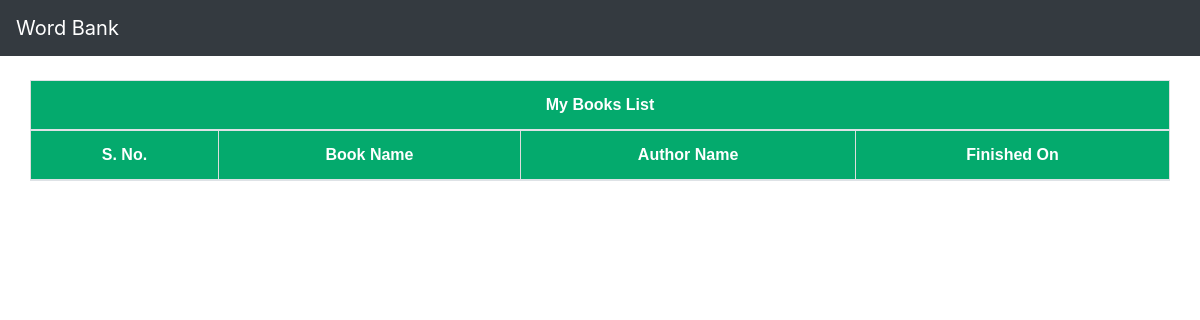
Before: /words/book/ with the older database file.
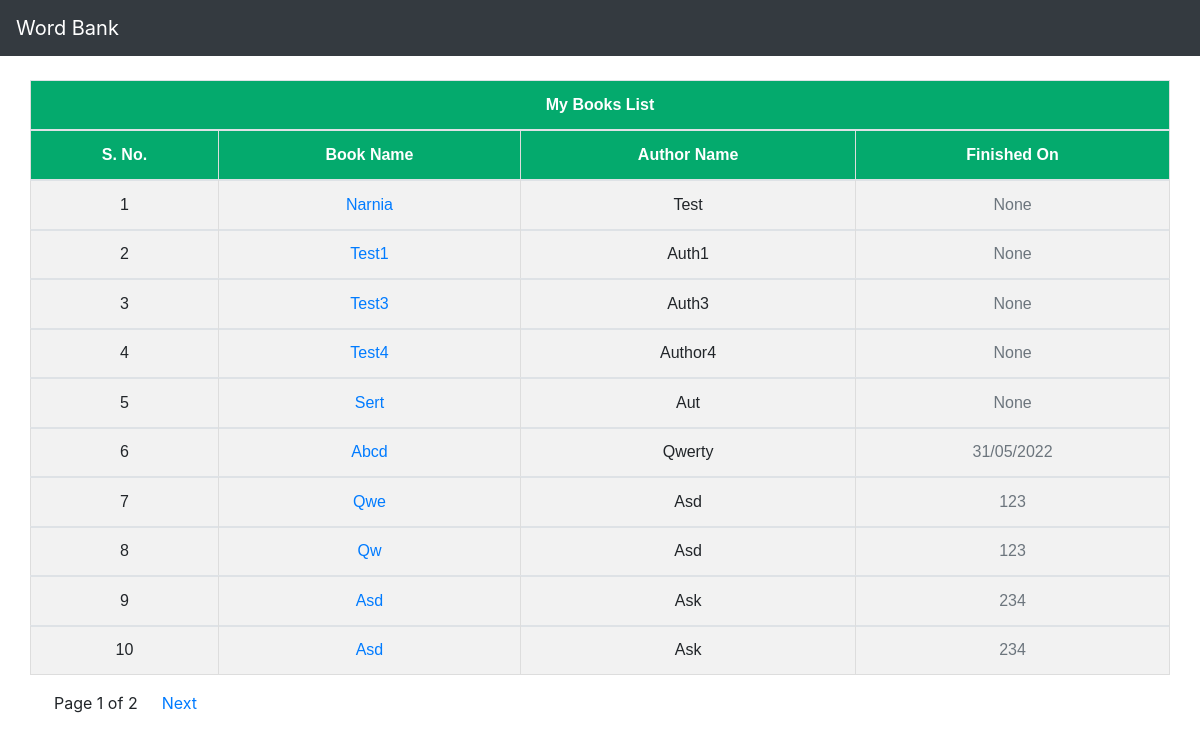
After: the same page with the newer database file.
### words/models.py (models this page shows, shortened)
class Book(models.Model):
    book_name = models.CharField('Book Name', max_length = 140)
    book_author = models.CharField('Author Name', max_length = 140)
    date_finished = models.CharField('Finished Reading Date', null = True, max_length = 100)
    date_created = models.DateTimeField(default = timezone.now, null = True)

### words/views.py (the view)
# urls.py: path('book/', MultipleModelsListView.as_view(), name = 'book_all'),
class MultipleModelsListView(ListView):
    model = Book # Class names should use capitalized CamelCase
    template_name = 'book_all.html'
    paginate_by = 10
    def get_context_data(self, **kwargs):
        kwargs = super(MultipleModelsListView, self).get_context_data(**kwargs)
        p = Paginator(Book.objects.select_related().all(), self.paginate_by) #to paginate custom get_context_data
        kwargs['book_objects'] = p.page(kwargs['page_obj'].number)
        return kwargs

### templates/book_all.html (shortened to what this page needs)
{% extends 'base.html' %}
{% block content %}
<div class="row">
    <table class="table">
        <thead>
        <tr>
            <th rowspan="1" colspan="4">My Books List</th>
        </tr>
        <tr>
            <th rowspan="2" colspan="1">S. No.</th>
            <th rowspan="2" colspan="1">Book Name</th>
            <th rowspan="2" colspan="1">Author Name</th>
            <th rowspan="2" colspan="1">Finished On</th>
        </tr>
        </thead>
        {% for book in book_objects %}
        <tbody>
        <tr>
            <td class="block" style="width:auto">{{ forloop.counter }}</td>
            <td><a href="{% url 'book_detail' book.pk %}">{{ book.book_name.title }}</a></td>
            <td><a>{{ book.book_author.title }}</a></td>
            <td><span class="text-muted">{{ book.date_finished }}</span></td>
        </tr>
    </tbody>
    <br />
    {% endfor %}
    </table>
    {% block pagination %}
    {% if is_paginated %}
        <nav aria-label="Page navigation conatiner">
        <ul class='pagination justify-content-center'>
            <li class="page-item">
                <span class='mx-4'>
                Page {{ page_obj.number }} of {{ page_obj.paginator.num_pages }}
            </span>
            </li>
            {% if page_obj.has_next %}
                <li class="page-item">
                    <a href='{% url "book_all" %}?page={{ page_obj.next_page_number }}' > Next</a>
                </li>
            {% endif %}
        </ul>
        </nav>
    {% endif %}
    {% endblock %}
</div>
{% endblock content %}

### templates/base.html (shortened to what this page needs)
<!doctype html>
<html lang="en">
    <head>
        <link rel="stylesheet" href="https://stackpath.bootstrapcdn.com/bootstrap/4.1.3/css/bootstrap.min.css"
>
    </head>
    <body>
        <nav class="navbar navbar-expand-md navbar-dark bg-dark mb-4">
            <a class="navbar-brand" href="{% url 'home' %}">Word Bank</a>
        </nav>
        <div class="container">
            {% block content %}
            {% endblock content %}
        </div>
    </body>
</html>

### templates/book_all.html (style rules this page uses)
table { font-family: arial, sans-serif; border-collapse: collapse; width: 100%; }
th { background-color: #04AA6D; color: white; }
td, th { border: 1px solid #dddddd; text-align: center; padding: 8px; }
tr:nth-child(even) { background-color: #f2f2f2; }

Changed rows visible on the page:
added Book: book_name "Narnia", book_author "Test", date_finished "None"
added Book: book_name "Test1", book_author "Auth1", date_finished "None"
added Book: book_name "Test3", book_author "Auth3", date_finished "None"
added Book: book_name "Test4", book_author "Author4", date_finished "None"
added Book: book_name "Sert", book_author "Aut", date_finished "None"
added Book: book_name "Abcd", book_author "Qwerty", date_finished "31/05/2022"
added Book: book_name "Qwe", book_author "Asd", date_finished "123"
added Book: book_name "Qw", book_author "Asd", date_finished "123"
added Book: book_name "Asd", book_author "Ask", date_finished "234"
added Book: book_name "Asd", book_author "Ask", date_finished "234"
Other visible differences:
{{ page_obj.number }}: (not shown) → "1"
{{ page_obj.paginator.num_pages }}: (not shown) → "2"
text now shown: "Page of Next"
